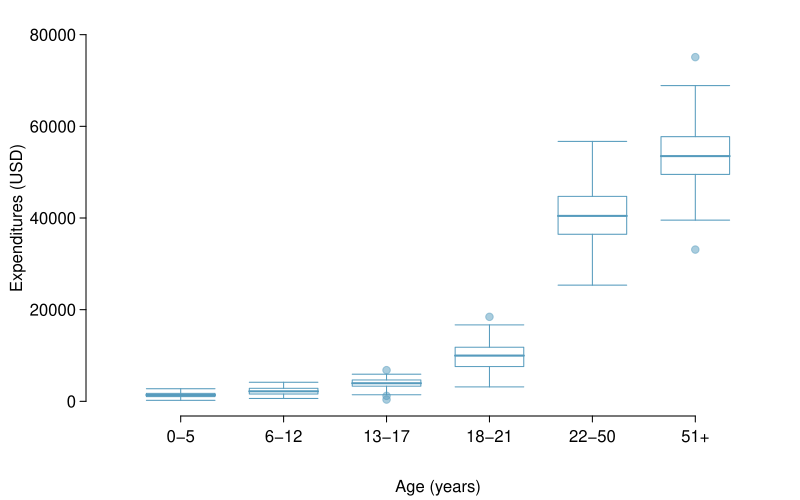

This chart was generated by the following R code:
library(openintro)
#data(dds.discr)
data(COL)

myPDF("ddsExpAge.pdf", 8, 5,
      mar = c(4.2, 4.3, 1, 0.5),
      mgp = c(3, 0.5, 0),
)

boxPlot(dds.discr$expenditures, dds.discr$age.cohort,
        xlab = 'Age (years)',
        ylab = 'Expenditures (USD)',
        ylim = c(0, 80000),
        pch = 19,
        pchCex = 1,
        lcol = COL[1],
        col = COL[1,3])

dev.off()
